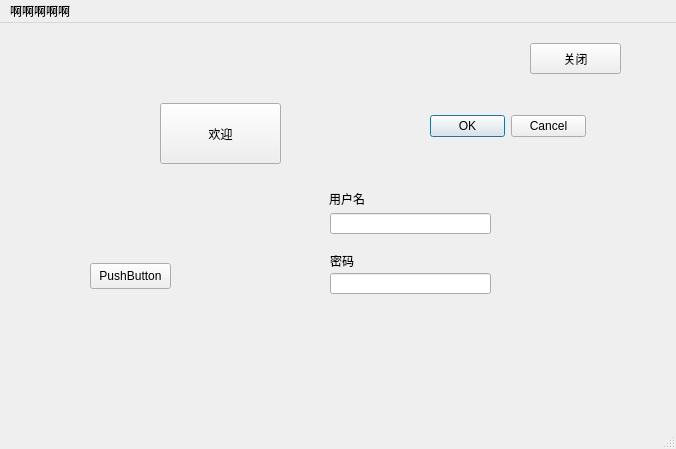
<?xml version="1.0" encoding="UTF-8"?>
<ui version="4.0">
 <class>MainWindow</class>
 <widget class="QMainWindow" name="MainWindow">
  <property name="geometry">
   <rect>
    <x>0</x>
    <y>0</y>
    <width>676</width>
    <height>449</height>
   </rect>
  </property>
  <property name="windowTitle">
   <string>MainWindow</string>
  </property>
  <widget class="QWidget" name="centralwidget">
   <widget class="QPushButton" name="pushButton1">
    <property name="geometry">
     <rect>
      <x>530</x>
      <y>20</y>
      <width>91</width>
      <height>31</height>
     </rect>
    </property>
    <property name="text">
     <string>关闭</string>
    </property>
   </widget>
   <widget class="QPushButton" name="pushButton2">
    <property name="geometry">
     <rect>
      <x>160</x>
      <y>80</y>
      <width>121</width>
      <height>61</height>
     </rect>
    </property>
    <property name="text">
     <string>欢迎</string>
    </property>
    <property name="autoDefault">
     <bool>false</bool>
    </property>
   </widget>
   <widget class="QLabel" name="label">
    <property name="geometry">
     <rect>
      <x>329</x>
      <y>160</y>
      <width>171</width>
      <height>31</height>
     </rect>
    </property>
    <property name="lineWidth">
     <number>1</number>
    </property>
    <property name="text">
     <string>用户名</string>
    </property>
    <property name="textFormat">
     <enum>Qt::AutoText</enum>
    </property>
   </widget>
   <widget class="QLineEdit" name="lineEdit">
    <property name="geometry">
     <rect>
      <x>330</x>
      <y>190</y>
      <width>161</width>
      <height>21</height>
     </rect>
    </property>
   </widget>
   <widget class="QLabel" name="label_2">
    <property name="geometry">
     <rect>
      <x>330</x>
      <y>230</y>
      <width>60</width>
      <height>16</height>
     </rect>
    </property>
    <property name="text">
     <string>密码</string>
    </property>
   </widget>
   <widget class="QLineEdit" name="lineEdit_2">
    <property name="geometry">
     <rect>
      <x>330</x>
      <y>250</y>
      <width>161</width>
      <height>21</height>
     </rect>
    </property>
   </widget>
   <widget class="QPushButton" name="pushButton">
    <property name="geometry">
     <rect>
      <x>90</x>
      <y>240</y>
      <width>81</width>
      <height>26</height>
     </rect>
    </property>
    <property name="text">
     <string>PushButton</string>
    </property>
   </widget>
   <widget class="QDialogButtonBox" name="buttonBox">
    <property name="geometry">
     <rect>
      <x>430</x>
      <y>90</y>
      <width>156</width>
      <height>26</height>
     </rect>
    </property>
    <property name="standardButtons">
     <set>QDialogButtonBox::Cancel|QDialogButtonBox::Ok</set>
    </property>
   </widget>
  </widget>
  <widget class="QMenuBar" name="menubar">
   <property name="geometry">
    <rect>
     <x>0</x>
     <y>0</y>
     <width>676</width>
     <height>21</height>
    </rect>
   </property>
   <widget class="QMenu" name="menu">
    <property name="title">
     <string>啊啊啊啊啊</string>
    </property>
    <addaction name="action239r8y0u"/>
    <addaction name="actioneciu"/>
    <addaction name="separator"/>
    <addaction name="actionkjcbkj4rbc"/>
    <addaction name="separator"/>
    <addaction name="actionckjr_b"/>
   </widget>
   <addaction name="menu"/>
  </widget>
  <widget class="QStatusBar" name="statusbar"/>
  <action name="action239r8y0u">
   <property name="text">
    <string>239r8y0u</string>
   </property>
  </action>
  <action name="actioneciu">
   <property name="text">
    <string>eciu</string>
   </property>
  </action>
  <action name="actionkjcbkj4rbc">
   <property name="text">
    <string>kjcbkj4rbc</string>
   </property>
  </action>
  <action name="actionckjr_b">
   <property name="text">
    <string>ckjr b</string>
   </property>
  </action>
 </widget>
 <resources/>
 <connections>
  <connection>
   <sender>pushButton1</sender>
   <signal>clicked()</signal>
   <receiver>MainWindow</receiver>
   <slot>close()</slot>
   <hints>
    <hint type="sourcelabel">
     <x>570</x>
     <y>53</y>
    </hint>
    <hint type="destinationlabel">
     <x>337</x>
     <y>224</y>
    </hint>
   </hints>
  </connection>
 </connections>
</ui>
